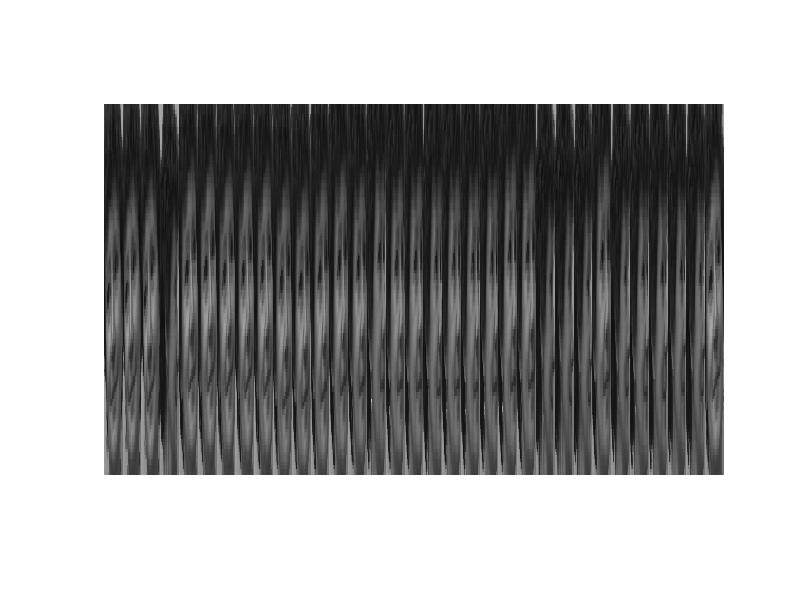

This chart was generated by the following MATLAB code:
clc
clear
close all

t = 1;

scale = 0.5;

load('face.mat');
X=reshape(Y,[10304,33])';

N = size(X,1);
X = double(X);
X = normalize(X,'norm');
Y = flip(Y,1);

for i = 1:3
    faceimg(:,:,i,:) = Y;
end

for i = 1:N
    for j = 1:N
        W(i,j) = exp((-1*norm(X(i,:)-X(j,:))^2)/t);
    end
end

Degree = diag(sum(W,2));
P = Degree\W;
L = P-eye(N);

[V,D] = eig(L);
[d,ind] = sort(diag(D),"descend");
Vs = V(:,ind);

v1 = Vs(:,2);
[~,ind] = sort(v1,"descend");

figure(1);
% scatter([0:scale:32*scale],zeros(1,33));
hold on
for i = 1:N
    image([(i-1)*scale i*scale],...
        [0 0+scale*1.217]...
        ,faceimg(:,:,:,ind(i)));
    hold on
end
xlim([0 33*scale])
ylim([-0.1 scale*1.217+0.1])
axis off